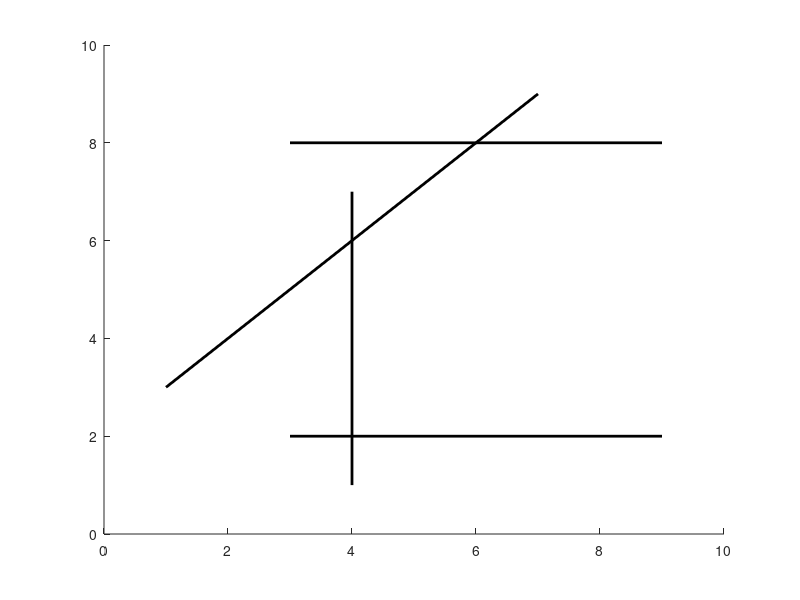

Reproduce this figure in MATLAB.
function plot_trhliny(  )
%PLOT_TRHLINY Summary of this function goes here
%   Detailed explanation goes here
frac_start_end={[0.3 0.2], [0.9 0.2]
                [0.3 0.8], [0.9 0.8]
                [0.4 0.1], [0.4 0.7]
                [0.1 0.3], [0.7 0.9]};
hold on
for i=1:length(frac_start_end)
    startpoint=frac_start_end{i,1}*10;
    endpoint=frac_start_end{i,2}*10;
    plot3([startpoint(1) endpoint(1)],[startpoint(2) endpoint(2)],[1e10,1e10],'Color','k','LineWidth',2)
end

hold off
end

